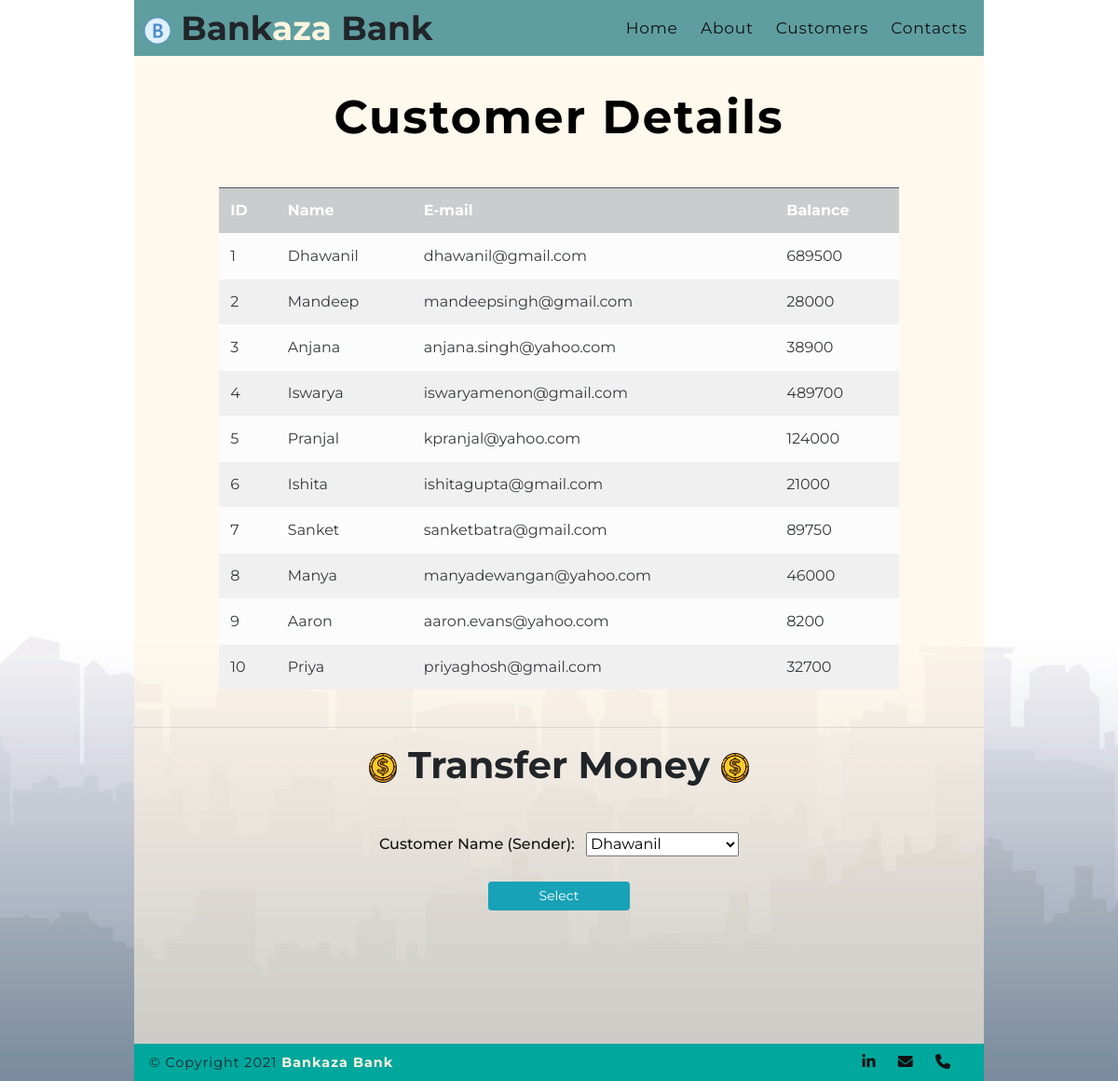
/customer.php, run on an earlier commit of the app's database.
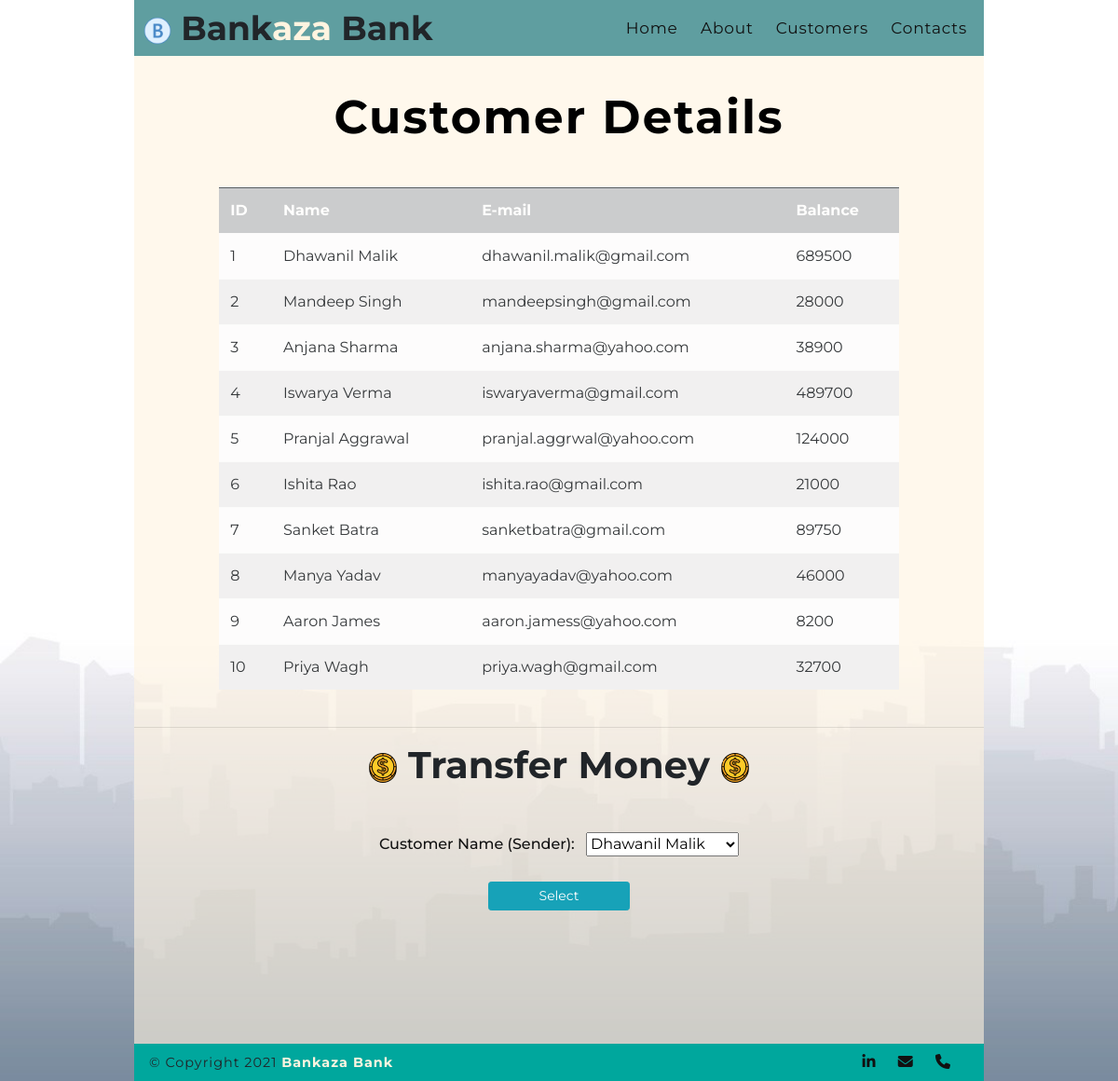
And on a later commit of the database.
### tables this page shows
CREATE TABLE `customer` (
  `id` int(11) NOT NULL,
  `Name` varchar(255) NOT NULL,
  `email` varchar(255) NOT NULL,
  `balance` bigint(20) NOT NULL
);

### customer.php (the view, shortened to what this page needs)
<!DOCTYPE html>
<html lang="en">
  <head>
    <link rel="stylesheet" href="https://stackpath.bootstrapcdn.com/bootstrap/4.5.2/css/bootstrap.min.css">
    <link rel="stylesheet" type="text/css" href="style1.css">
  </head>
  <body>
    <div class="containe">
      <div class="navigatio">
          <div class="logo">
              <img src="./img/icon_bank.png" alt="logo" style="height: 30px;">
              Bank<span class="logo-hlt">aza</span> Bank
          </div>
          <nav>
              <ul>
                  <li>
                    <a href="index.php" class="text-decoration-none">Home</a>
                  </li>
                  <li>
                    <a href="#" class="text-decoration-none">About</a>
                  </li>
                  <li>
                    <a href="customer.php" class="text-decoration-none">Customers</a>
                  </li>
                  <li>
                    <a href="#footer" class="text-decoration-none">Contacts</a>
                  </li>
              </ul>
          </nav>
      </div>
      <?php
        echo '<h1 class="intro" style="letter-spacing: 2px; font-weight: bold;"><center>Customer Details</center></h1>';
        echo '<table class="listtable table-light table  table-striped table-hover mt-2"  style="opacity: 0.9; width: 80%; margin: auto;">
          <tr class="table-dark">
              <th>ID</th>
              <th>Name</th>
              <th>E-mail</th>
              <th>Balance</th>
          </tr>';
        $server = "localhost";
        $username = "root";
        $password = "";
        $database = "bank_system";
        $con = mysqli_connect($server, $username, $password, $database);
        $sql = "SELECT id,Name,email,balance FROM customer;";
        $sql1 = "SELECT Name FROM customer;";
            $result=mysqli_query($con,$sql);
            while($row=mysqli_fetch_array($result)){
                echo '<tr>
                <td>'.$row["id"].'</td>
                <td>'.$row["Name"].'</td>
                <td>'.$row["email"].'</td>
                <td>'.$row["balance"].'</td>
                </tr>';
            }
            echo'</table>';
      ?> <br>
      <hr/>
      <h1 class="text-center font-weight-bold mb-5"><img src="./img/coin.png"> Transfer Money <img src="./img/coin.png"></h1>
      <form action="select.php" method="POST" style="text-align:center">
        <label class="choose" style="color: #111; font-size: 1rem; font-weight: 500;">Customer Name &#40;Sender&#41;: </label>
        <select id="cus" name="cus" style="width: 18%; height: 26px; margin-left: 8px;">
          <?php $result1=mysqli_query($con,$sql1); ?>
          <?php while($row1=mysqli_fetch_array($result1)):; ?>
          <option value="<?php echo $row1[0]; ?>">
            <?php echo $row1[0]; ?>
          </option>
          <?php endwhile ;
          ?>
        </select><br>
        <div>
          <button class="btn btn-info btn-sm col-lg-2" style="margin-top:20px;">Select</button>
        </div>
      </form>
      <br><br>
    </div>
    <footer id="footer">
      <p>&copy; Copyright 2021 <span class="footer_logo">Bankaza Bank</span></p>
      <div class="social-icon">
              <a href="https://www.linkedin.com/in/reddykumaraswamy"><i class="fab fa-linkedin-in"></i></a>
              <a href="mailto: reddy.kumaraswamy15@gmail.com"><i class="fas fa-envelope"></i></i></a>
              <a href="#"><i class="fas fa-phone"></i></a>
      </div>
    </footer>
  </body>
</html>

### style1.css (style rules this page uses)
* { margin: 0; padding: 0; box-sizing: border-box; font-family: 'Montserrat', sans-serif; }
body { background-image: url("./img/Bank-bg1.jpg"); background-size: cover; height: 100vh; width: 100%; background-repeat: no-repeat; background-attachment: fixed; }
.containe { margin: 0 12%; height: 140vh; background-color: rgba(255, 244, 224,0.6); }
.navigatio { background-color: cadetblue; height: 60px; display: flex; justify-content: space-between; position: sticky; }
nav { align-items: center; padding-right: 8px; }
.logo { float:left; font-size: 36px; font-weight: bold; line-height: 60px; text-align: center; margin-left: 10px; cursor: pointer; }
.logo .logo-hlt { color: rgb(255, 244, 224); }
.logo img { height: 30px; }
ul li { display: inline-block; padding:0 10px; font-size:17px; font-family: 'Rubik', sans-serif; letter-spacing: 0.8px; line-height: 60px; cursor: pointer; transition: 0.6s; }
ul li a { text-decoration: none; color: #111; }
.intro { text-align: center; font-size: 50px; letter-spacing: 10px; font-family: Ubuntu; position: relative; padding:4% 8%; color:black; }
button { height: 30%; width: 30%; }
.choose { font-size:1rem; color:#fff; font-style:Ubuntu; font-weight:300; }
footer { margin-left: 12%; width: 76%; height: 40px; background-color: #00a79d; display: flex; justify-content: space-between; }
footer p { font-size: 0.9rem; font-weight: 400; line-height: 40px; letter-spacing: 1px; margin-left: 16px; }
.footer_logo { font-weight: bold; color: rgb(255, 244, 224); }
.social-icon { margin-right: 16px; line-height: 40px; }
.social-icon i { color: #111; font-size: 1rem; padding-right: 20px; cursor: pointer; }

What changed in the data, as far as the page shows it:
changed customer id 1: Name "Dhawanil" → "Dhawanil Malik"; email "dhawanil@gmail.com" → "dhawanil.malik@gmail.com"
changed customer "mandeepsingh@gmail.com": Name "Mandeep" → "Mandeep Singh"
changed customer id 3: Name "Anjana" → "Anjana Sharma"; email "anjana.singh@yahoo.com" → "anjana.sharma@yahoo.com"
changed customer id 4: Name "Iswarya" → "Iswarya Verma"; email "iswaryamenon@gmail.com" → "iswaryaverma@gmail.com"
changed customer id 5: Name "Pranjal" → "Pranjal Aggrawal"; email "kpranjal@yahoo.com" → "pranjal.aggrwal@yahoo.com"
changed customer id 6: Name "Ishita" → "Ishita Rao"; email "ishitagupta@gmail.com" → "ishita.rao@gmail.com"
changed customer "sanketbatra@gmail.com": Name "Sanket" → "Sanket Batra"
changed customer id 8: Name "Manya" → "Manya Yadav"; email "manyadewangan@yahoo.com" → "manyayadav@yahoo.com"
changed customer id 9: Name "Aaron" → "Aaron James"; email "aaron.evans@yahoo.com" → "aaron.jamess@yahoo.com"
changed customer id 10: Name "Priya" → "Priya Wagh"; email "priyaghosh@gmail.com" → "priya.wagh@gmail.com"
Also different on the page:
form field cus: "Dhawanil" → "Dhawanil Malik"
